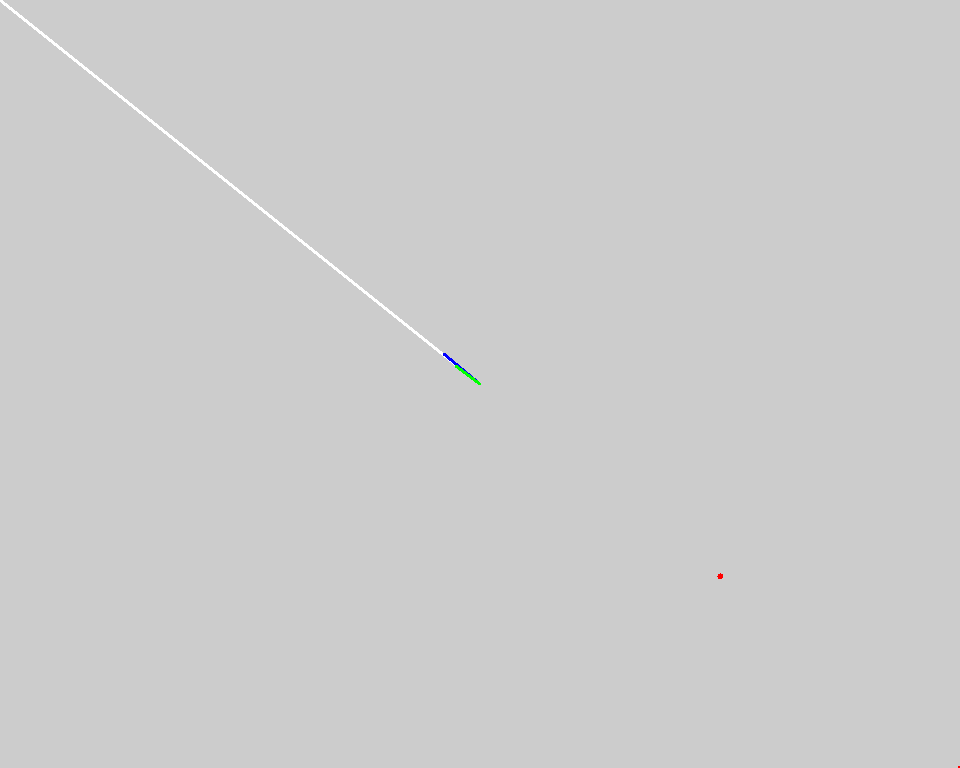
Frame 1 (no input)
Frame 60 (the mouse pressed at the canvas centre just before this capture): identical to frame 1, image omitted
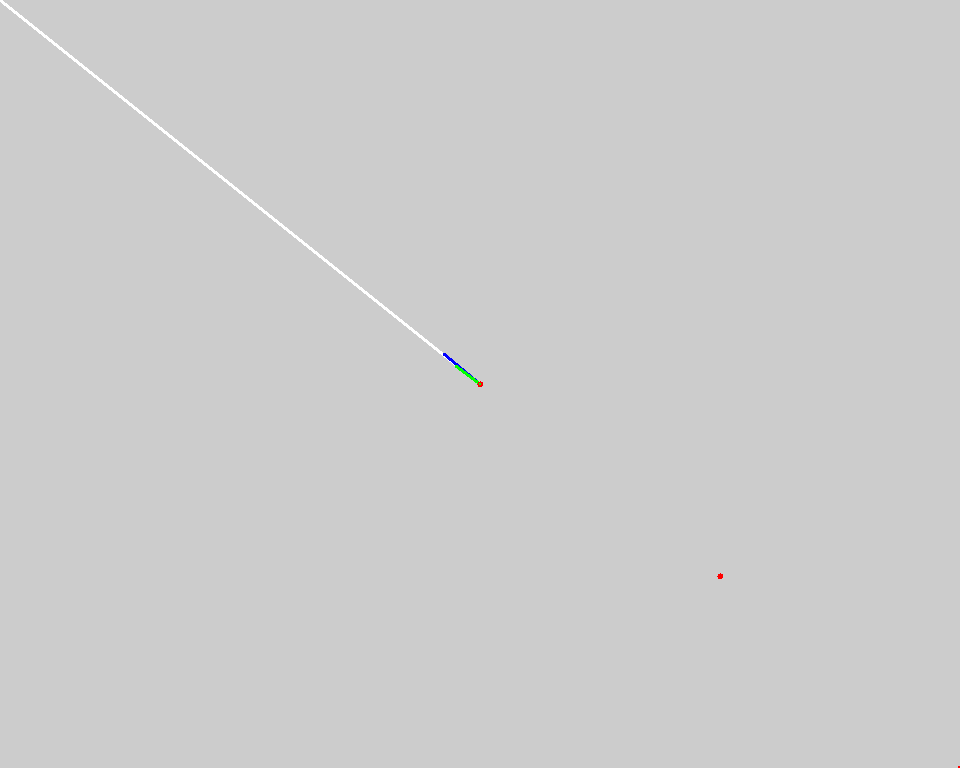
Frame 120 (the mouse held since frame 60 and released just before this capture)

The Processing sketch that drew these frames (run headless with seeded random() and noise(); from frame 60 on, the mouse is pressed at the canvas centre):

// Processing sketch: normalization
// ── normalization.pde
PGraphics screen;
final static int scale = 3;
final static int w = 320;
final static int h = 256;

class Vec2 {
  int x;
  int y;
  
  Vec2() {
    x = 0;
    y = 0;
  }
  
  Vec2(int _x, int _y) {
    x = _x;
    y = _y;
  }
  
  Vec2(Vec2 other) {
    x = other.x;
    y = other.y;
  }
};

Vec2 normtab[] = new Vec2[1<<14];

void init_normtab() {
  // x and y assumed to be in range 0-7.875 in 3.4 format
  for (int y = 0; y < 128; y++) {
    for (int x = 0; x < 128; x++) {
      PVector v = new PVector((float)x, (float)y);
      v.normalize();
      // convert back to 3.4
      int nx = (int)(v.x*16);
      int ny = (int)(v.y*16);
      normtab[(y<<7)+x] = new Vec2(nx, ny);
    }
  }
}

void setup() {
  size(960, 768);
  noSmooth();
  screen = createGraphics(scale*w, scale*h);
  init_normtab();
}

// input in 12.4 format
Vec2 normalize(int x, int y) {
  Vec2 res = new Vec2();

  float d = ((int)sqrt(x*x + y*y));
  // scale x and y a bit so the result is normalized vector*16
  res.x = (int)((float)(x<<4)/d);
  res.y = (int)((float)(y<<4)/d);

  return res;
}

// input int 12.4 format
Vec2 normalize2(int x, int y) {
  int sgnx = Integer.signum(x);
  int sgny = Integer.signum(y);
  x = abs(x);
  y = abs(y);
  screen.strokeWeight(2);
  screen.stroke(255, 0, 0);
  while (x > 127 || y > 127) {
    screen.point(x+w/2, y+h/2);
    x >>= 1;
    y >>= 1;
  }
  screen.point(x+w/2, y+h/2);
  Vec2 norm = new Vec2(normtab[(y<<7) + x]);
  // fix sign according to the quadrant
  norm.x = sgnx * norm.x; //(norm.x ^ (sgnx < 0 ? 0xffffffff : 0)) + (sgnx < 0 ? 1 : 0);
  norm.y = sgny * norm.y; //(norm.y ^ (sgny < 0 ? 0xffffffff : 0)) + (sgny < 0 ? 1 : 0);
  return norm;
}

void draw() {
  clear();
  screen.beginDraw();
  screen.clear();
  screen.scale(scale);
  
  int mx = mouseX/scale;
  int my = mouseY/scale;
  int cx = w/2;
  int cy = h/2;
  
  screen.strokeWeight(1);
  screen.stroke(255);
  screen.line(cx, cy, mx, my);
  
  Vec2 mouse = new Vec2(mx-cx, my-cy);
  Vec2 norm = normalize(mouse.x, mouse.y);
  screen.stroke(0, 0, 255);
  screen.line(cx, cy, cx+norm.x, cy+norm.y);
  
  Vec2 norm2 = normalize2(mouse.x, mouse.y);
  screen.strokeWeight(1);
  screen.stroke(0, 255, 0);
  screen.line(cx, cy, cx+norm2.x/1.5, cy+norm2.y/1.5);

  screen.endDraw();
  image(screen, 0, 0);
}
